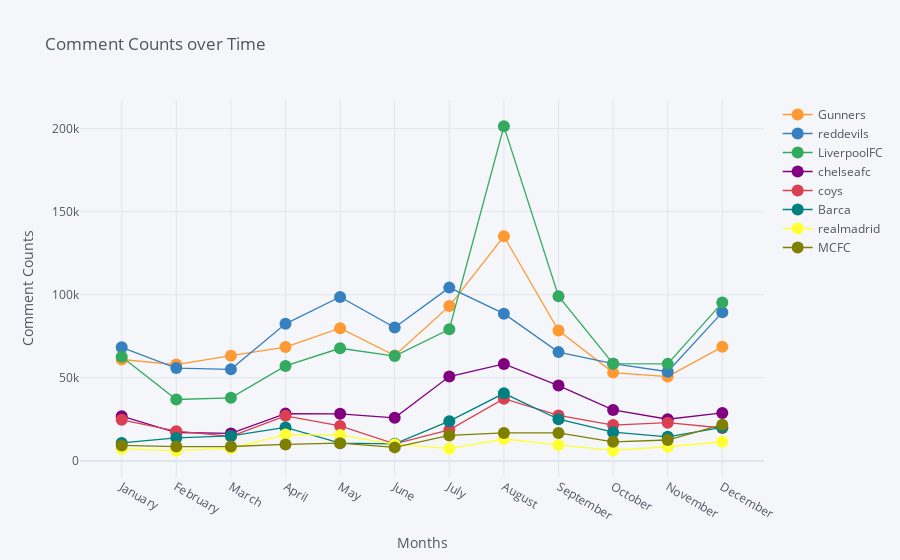
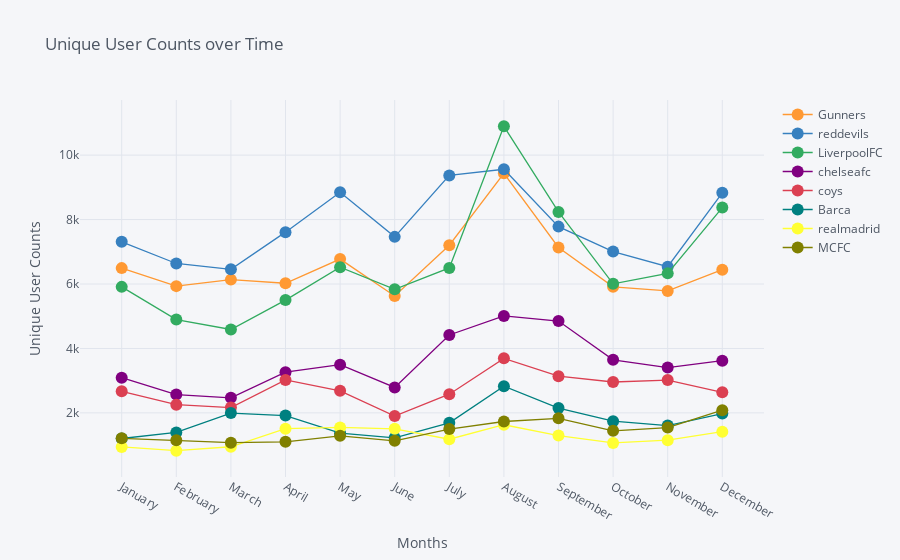

Here is the notebook cell these charts were saved with, in order:
### Code cell
# Plot read time as a time series
#df_temp = df_temp.set_index("Months")
plot_subreddits = ["Gunners", "reddevils", "LiverpoolFC", "chelseafc", "coys", "Barca", "realmadrid", "MCFC"]
df_comment_counts[plot_subreddits].iplot(
    kind="scatter",
    y=plot_subreddits, 
    mode='lines+markers', 
    xTitle='Months', 
    yTitle='Comment Counts',
    title='Comment Counts over Time')

df_user_counts[plot_subreddits].iplot(
    y=plot_subreddits, 
    mode='lines+markers', 
    xTitle='Months', 
    yTitle='Unique User Counts',
    title='Unique User Counts over Time')

### Figure 1 — Plotly figure (JSON) as saved in the notebook; plotly's stock layout.template omitted (floating-point values rounded to 4 significant figures)
{"data": [{"line": {"color": "rgba(255, 153, 51, 1.0)", "dash": "solid", "shape": "linear", "width": 1.3}, "marker": {"size": 12, "symbol": "circle"}, "mode": "lines+markers", "name": "Gunners", "text": "", "type": "scatter", "x": ["January", "February", "March", "April", "May", "June", "July", "August", "September", "October", "November", "December"], "y": [61047, 57975, 63334, 68516, 79884, 63448, 93187, 135224, 78519, 53145, 50742, 68684]}, {"line": {"color": "rgba(55, 128, 191, 1.0)", "dash": "solid", "shape": "linear", "width": 1.3}, "marker": {"size": 12, "symbol": "circle"}, "mode": "lines+markers", "name": "reddevils", "text": "", "type": "scatter", "x": ["January", "February", "March", "April", "May", "June", "July", "August", "September", "October", "November", "December"], "y": [68372, 55860, 55104, 82502, 98652, 80339, 104320, 88630, 65490, 58561, 53692, 89432]}, {"line": {"color": "rgba(50, 171, 96, 1.0)", "dash": "solid", "shape": "linear", "width": 1.3}, "marker": {"size": 12, "symbol": "circle"}, "mode": "lines+markers", "name": "LiverpoolFC", "text": "", "type": "scatter", "x": ["January", "February", "March", "April", "May", "June", "July", "August", "September", "October", "November", "December"], "y": [62753, 36957, 37977, 57166, 67804, 63116, 79231, 201412, 99171, 58553, 58415, 95316]}, {"line": {"color": "rgba(128, 0, 128, 1.0)", "dash": "solid", "shape": "linear", "width": 1.3}, "marker": {"size": 12, "symbol": "circle"}, "mode": "lines+markers", "name": "chelseafc", "text": "", "type": "scatter", "x": ["January", "February", "March", "April", "May", "June", "July", "August", "September", "October", "November", "December"], "y": [26890, 17091, 16561, 28465, 28337, 25918, 50778, 58404, 45358, 30682, 25073, 28885]}, {"line": {"color": "rgba(219, 64, 82, 1.0)", "dash": "solid", "shape": "linear", "width": 1.3}, "marker": {"size": 12, "symbol": "circle"}, "mode": "lines+markers", "name": "coys", "text": "", "type": "scatter", "x": ["January", "February", "March", "April", "May", "June", "July", "August", "September", "October", "November", "December"], "y": [24759, 17886, 14792, 27107, 21075, 10228, 18667, 37481, 27405, 21590, 23002, 19811]}, {"line": {"color": "rgba(0, 128, 128, 1.0)", "dash": "solid", "shape": "linear", "width": 1.3}, "marker": {"size": 12, "symbol": "circle"}, "mode": "lines+markers", "name": "Barca", "text": "", "type": "scatter", "x": ["January", "February", "March", "April", "May", "June", "July", "August", "September", "October", "November", "December"], "y": [10799, 13860, 15032, 20134, 10746, 10275, 23902, 40687, 25075, 17286, 14481, 20166]}, {"line": {"color": "rgba(255, 255, 51, 1.0)", "dash": "solid", "shape": "linear", "width": 1.3}, "marker": {"size": 12, "symbol": "circle"}, "mode": "lines+markers", "name": "realmadrid", "text": "", "type": "scatter", "x": ["January", "February", "March", "April", "May", "June", "July", "August", "September", "October", "November", "December"], "y": [7251, 6169, 7544, 15872, 15530, 10050, 7363, 13179, 9609, 6290, 8502, 11524]}, {"line": {"color": "rgba(128, 128, 0, 1.0)", "dash": "solid", "shape": "linear", "width": 1.3}, "marker": {"size": 12, "symbol": "circle"}, "mode": "lines+markers", "name": "MCFC", "text": "", "type": "scatter", "x": ["January", "February", "March", "April", "May", "June", "July", "August", "September", "October", "November", "December"], "y": [9296, 8618, 8662, 9926, 10686, 8139, 15335, 16839, 16813, 11463, 12572, 21805]}], "layout": {"legend": {"bgcolor": "#F5F6F9", "font": {"color": "#4D5663"}}, "paper_bgcolor": "#F5F6F9", "plot_bgcolor": "#F5F6F9", "title": {"font": {"color": "#4D5663"}, "text": "Comment Counts over Time"}, "xaxis": {"gridcolor": "#E1E5ED", "showgrid": true, "tickfont": {"color": "#4D5663"}, "title": {"font": {"color": "#4D5663"}, "text": "Months"}, "zerolinecolor": "#E1E5ED"}, "yaxis": {"gridcolor": "#E1E5ED", "showgrid": true, "tickfont": {"color": "#4D5663"}, "title": {"font": {"color": "#4D5663"}, "text": "Comment Counts"}, "zerolinecolor": "#E1E5ED"}}}

### Figure 2 — Plotly figure (JSON) as saved in the notebook; plotly's stock layout.template omitted (floating-point values rounded to 4 significant figures)
{"data": [{"line": {"color": "rgba(255, 153, 51, 1.0)", "dash": "solid", "shape": "linear", "width": 1.3}, "marker": {"size": 12, "symbol": "circle"}, "mode": "lines+markers", "name": "Gunners", "text": "", "type": "scatter", "x": ["January", "February", "March", "April", "May", "June", "July", "August", "September", "October", "November", "December"], "y": [6493, 5934, 6136, 6024, 6773, 5629, 7204, 9436, 7133, 5911, 5784, 6444]}, {"line": {"color": "rgba(55, 128, 191, 1.0)", "dash": "solid", "shape": "linear", "width": 1.3}, "marker": {"size": 12, "symbol": "circle"}, "mode": "lines+markers", "name": "reddevils", "text": "", "type": "scatter", "x": ["January", "February", "March", "April", "May", "June", "July", "August", "September", "October", "November", "December"], "y": [7310, 6637, 6456, 7609, 8847, 7463, 9370, 9561, 7781, 7008, 6536, 8829]}, {"line": {"color": "rgba(50, 171, 96, 1.0)", "dash": "solid", "shape": "linear", "width": 1.3}, "marker": {"size": 12, "symbol": "circle"}, "mode": "lines+markers", "name": "LiverpoolFC", "text": "", "type": "scatter", "x": ["January", "February", "March", "April", "May", "June", "July", "August", "September", "October", "November", "December"], "y": [5911, 4896, 4588, 5501, 6520, 5835, 6500, 10893, 8237, 6006, 6330, 8372]}, {"line": {"color": "rgba(128, 0, 128, 1.0)", "dash": "solid", "shape": "linear", "width": 1.3}, "marker": {"size": 12, "symbol": "circle"}, "mode": "lines+markers", "name": "chelseafc", "text": "", "type": "scatter", "x": ["January", "February", "March", "April", "May", "June", "July", "August", "September", "October", "November", "December"], "y": [3091, 2568, 2468, 3262, 3495, 2790, 4417, 5008, 4849, 3646, 3406, 3619]}, {"line": {"color": "rgba(219, 64, 82, 1.0)", "dash": "solid", "shape": "linear", "width": 1.3}, "marker": {"size": 12, "symbol": "circle"}, "mode": "lines+markers", "name": "coys", "text": "", "type": "scatter", "x": ["January", "February", "March", "April", "May", "June", "July", "August", "September", "October", "November", "December"], "y": [2669, 2254, 2166, 3023, 2685, 1900, 2580, 3693, 3140, 2958, 3018, 2637]}, {"line": {"color": "rgba(0, 128, 128, 1.0)", "dash": "solid", "shape": "linear", "width": 1.3}, "marker": {"size": 12, "symbol": "circle"}, "mode": "lines+markers", "name": "Barca", "text": "", "type": "scatter", "x": ["January", "February", "March", "April", "May", "June", "July", "August", "September", "October", "November", "December"], "y": [1205, 1394, 1994, 1916, 1369, 1226, 1692, 2829, 2150, 1744, 1605, 1978]}, {"line": {"color": "rgba(255, 255, 51, 1.0)", "dash": "solid", "shape": "linear", "width": 1.3}, "marker": {"size": 12, "symbol": "circle"}, "mode": "lines+markers", "name": "realmadrid", "text": "", "type": "scatter", "x": ["January", "February", "March", "April", "May", "June", "July", "August", "September", "October", "November", "December"], "y": [944, 828, 949, 1510, 1550, 1505, 1182, 1632, 1295, 1067, 1153, 1418]}, {"line": {"color": "rgba(128, 128, 0, 1.0)", "dash": "solid", "shape": "linear", "width": 1.3}, "marker": {"size": 12, "symbol": "circle"}, "mode": "lines+markers", "name": "MCFC", "text": "", "type": "scatter", "x": ["January", "February", "March", "April", "May", "June", "July", "August", "September", "October", "November", "December"], "y": [1210, 1148, 1076, 1103, 1287, 1132, 1498, 1732, 1831, 1444, 1545, 2085]}], "layout": {"legend": {"bgcolor": "#F5F6F9", "font": {"color": "#4D5663"}}, "paper_bgcolor": "#F5F6F9", "plot_bgcolor": "#F5F6F9", "title": {"font": {"color": "#4D5663"}, "text": "Unique User Counts over Time"}, "xaxis": {"gridcolor": "#E1E5ED", "showgrid": true, "tickfont": {"color": "#4D5663"}, "title": {"font": {"color": "#4D5663"}, "text": "Months"}, "zerolinecolor": "#E1E5ED"}, "yaxis": {"gridcolor": "#E1E5ED", "showgrid": true, "tickfont": {"color": "#4D5663"}, "title": {"font": {"color": "#4D5663"}, "text": "Unique User Counts"}, "zerolinecolor": "#E1E5ED"}}}
